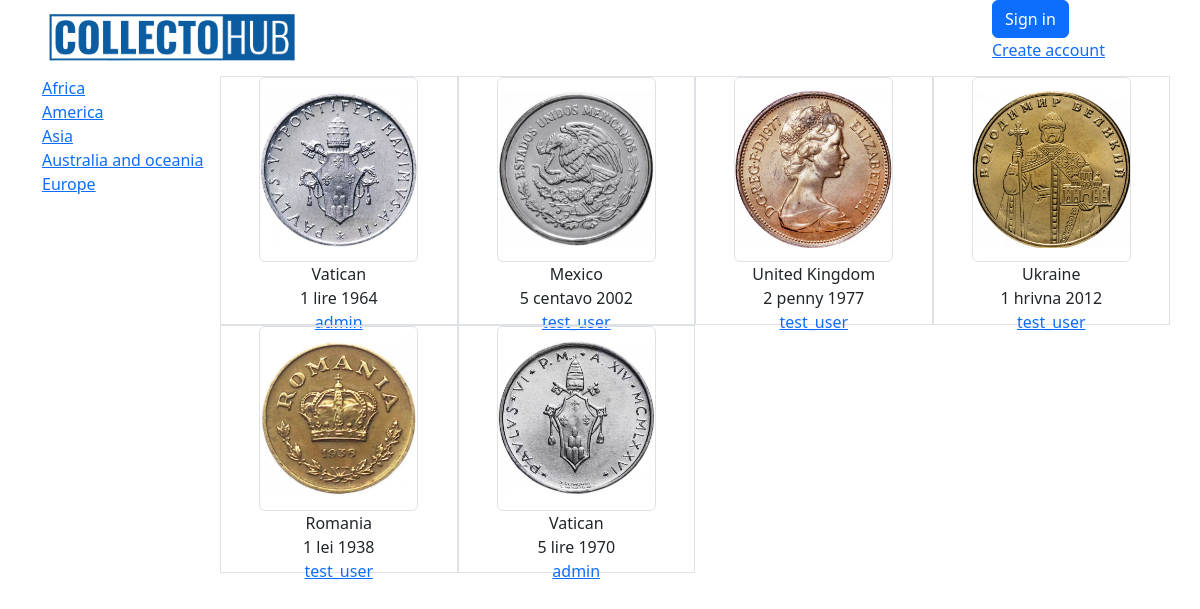
The page / on the database its author committed.
### coins/models.py (models this page shows, shortened)
class Continent(models.Model):
    name = models.CharField(max_length=150, unique=True)
    class Meta:
        verbose_name = "Continent"
        verbose_name_plural = "Continents"

class Coin(models.Model):
    img_front = models.ImageField(upload_to='products_image', blank=True)
    img_back = models.ImageField(upload_to='products_image', blank=True)
    img_add_1 = models.ImageField(upload_to='products_image', blank=True)
    img_add_2 = models.ImageField(upload_to='products_image', blank=True)
    country = models.ForeignKey(Country, on_delete=models.CASCADE, related_name='coins')  # Reference to Country
    denomination = models.CharField(max_length=150)  # Denomination
    year = models.IntegerField()  # Year
    material = models.CharField(max_length=15, blank=True, choices=material_choices)  # Material
    safety = models.CharField(max_length=2, blank=True, choices=safety_choices)  # Optional field for admin use
    weight = models.FloatField(blank=True, null=True)  # Weight
    diameter = models.FloatField(blank=True, null=True)  # Diameter
    thickness = models.FloatField(blank=True, null=True)  # Thickness
    circulation = models.IntegerField(blank=True, null=True)  # Circulation
    owner = models.ForeignKey(User, on_delete=models.CASCADE, related_name='coins')
    box = models.ForeignKey('Box', on_delete=models.SET_NULL, blank=True, null=True, related_name='coins')
    status = models.CharField(max_length=1, choices=status_choices_coin, default='a')
    class Meta:
        verbose_name = 'Coin'
        verbose_name_plural = 'Coins'

class Country(models.Model):
    name = models.CharField(max_length=150, unique=True)
    continent = models.ForeignKey(Continent, on_delete=models.CASCADE, related_name="countries")
    class Meta:
        verbose_name = "Country"
        verbose_name_plural = "Countries"
    def __str__(self):
        return self.name

### coins/views.py (the view)
# urls.py: path('', views.IndexView.as_view(), name='index'),
class IndexView(TemplateView):
    template_name = 'coins/index.html'
    extra_context = {
        "coin_list": Coin.objects.filter(status='a').order_by('?'),
        "continent_list": Continent.objects.order_by("name"),
    }

### coins/templates/coins/index.html (shortened to what this page needs)
{% extends 'coins/base.html' %}
{% block content %}
    <div class="row">
        <div class="col-2">
            {% for continent in continent_list %}
                <div>
                    <a href="{% url 'coins:continent-detail' continent.id %}">{{ continent.name }}</a>
                </div>
            {% endfor %}
        </div>
        <div class="col-10">
            <div class="row">
                {% for coin in coin_list %}
                <div class="col-3 text-center border ">
                    <a href="{% url 'coins:coin-detail' pk=coin.id %}">
                        <img src="{{ coin.img_front.url }}" alt="coin" class="w-75 h-75 object-fit-contain border rounded">
                    </a>
                    <p>
                        {{ coin.country }}
                        <br>
                        {{ coin.denomination }} {{ coin.year }}
                        <br>
                        <a href="{% url 'coins:user-cabinet' pk=coin.owner.id %}">
                            {{ coin.owner}}
                        </a>
                    </p>
                </div>
                {% endfor %}
            </div>
        </div>
    </div>
{% endblock %}

### rows shown on the page
Continent: name "Africa"
Continent: name "America"
Continent: name "Asia"
Continent: name "Australia and oceania"
Continent: name "Europe"
Coin: img_front (picture), country "Vatican", denomination "1 lire", year "1964", owner "admin"
Coin: img_front (picture), country "Mexico", denomination "5 centavo", year "2002", owner "test_user"
Coin: img_front (picture), country "United Kingdom", denomination "2 penny", year "1977", owner "test_user"
Coin: img_front (picture), country "Ukraine", denomination "1 hrivna", year "2012", owner "test_user"
Coin: img_front (picture), country "Romania", denomination "1 lei", year "1938", owner "test_user"
Coin: img_front (picture), country "Vatican", denomination "5 lire", year "1970", owner "admin"
